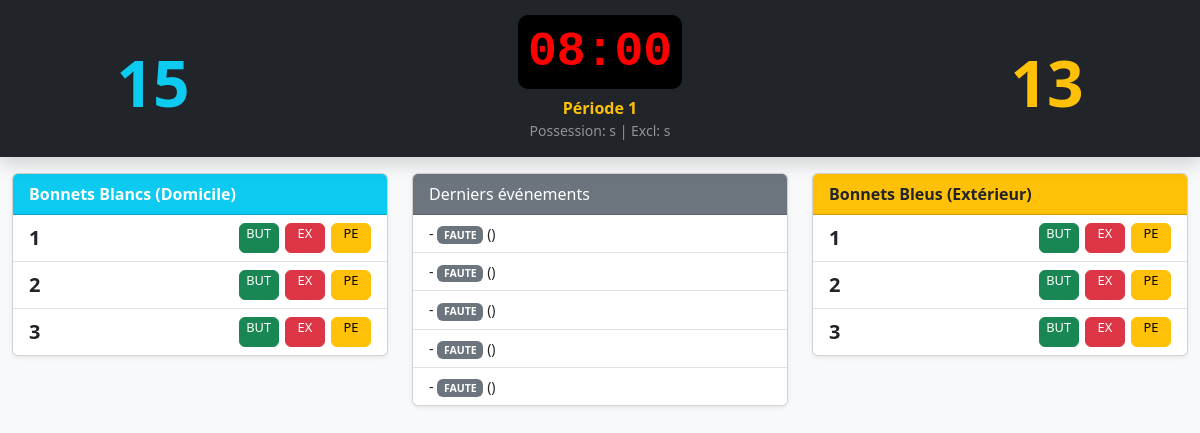
The page /match/14/legacy/ on the database its author committed.
### gestion/models.py (models this page shows, shortened)
class Match(models.Model):
    date_match = models.DateTimeField(auto_now_add=True)
    heure_debut = models.TimeField(null=True, blank=True,
                                   help_text="Heure de début du match (HH:MM)")
    lieu = models.CharField(max_length=100, default="Piscine")
    competition = models.CharField(max_length=200, blank=True,
                                   help_text="Intitulé de la compétition (ex: Championnat de France N3)")
    nom_equipe_domicile = models.CharField(max_length=100)
    equipe_domicile_origine = models.ForeignKey(
        Equipe, on_delete=models.SET_NULL, null=True, blank=True,
        related_name='matchs_dom')
    couleur_bonnet_dom = models.CharField(max_length=20, default='BLANC')
    nom_equipe_exterieur = models.CharField(max_length=100)
    equipe_exterieur_origine = models.ForeignKey(
        Equipe, on_delete=models.SET_NULL, null=True, blank=True,
        related_name='matchs_ext')
    couleur_bonnet_ext = models.CharField(max_length=20, default='BLEU')
    entraineur_dom = models.CharField(max_length=100, blank=True)
    entraineur_adj_dom = models.CharField(max_length=100, blank=True)
    suppleant_dom = models.CharField(max_length=100, blank=True)
    entraineur_ext = models.CharField(max_length=100, blank=True)
    entraineur_adj_ext = models.CharField(max_length=100, blank=True)
    suppleant_ext = models.CharField(max_length=100, blank=True)
    arbitre1_nom = models.CharField(max_length=100, blank=True)
    arbitre1_iuf = models.CharField(max_length=50, blank=True)
    arbitre2_nom = models.CharField(max_length=100, blank=True)
    arbitre2_iuf = models.CharField(max_length=50, blank=True)
    secretaire_nom = models.CharField(max_length=100, blank=True)
    secretaire_iuf = models.CharField(max_length=50, blank=True)
    chrono_nom = models.CharField(max_length=100, blank=True)
    chrono_iuf = models.CharField(max_length=50, blank=True)
    juge_but1_nom = models.CharField(max_length=100, blank=True)
    juge_but1_iuf = models.CharField(max_length=50, blank=True)
    juge_but2_nom = models.CharField(max_length=100, blank=True)
    juge_but2_iuf = models.CharField(max_length=50, blank=True)
    delegue_ffn_nom = models.CharField(max_length=100, blank=True)
    delegue_ffn_iuf = models.CharField(max_length=50, blank=True)
    delegue_dom_nom = models.CharField(max_length=100, blank=True)
    delegue_ext_nom = models.CharField(max_length=100, blank=True)
    duree_periode = models.IntegerField(default=8,
                                        help_text="Durée d'une période en minutes")
    nb_periodes = models.IntegerField(default=4,
                                      help_text="Nombre de périodes")
    temps_possession = models.IntegerField(default=30,
                                           help_text="Temps d'attaque en secondes")
    duree_exclusion = models.IntegerField(default=20,
                                          help_text="Durée d'exclusion temporaire en secondes")
    nb_temps_morts = models.IntegerField(default=2,
                                         help_text="Nombre de temps morts par équipe")
    max_fautes_perso = models.IntegerField(default=3,
                                           help_text="Nombre de fautes avant exclusion définitive")
    nb_remplacants = models.IntegerField(default=6,
                                         help_text="Nombre de remplaçants max")
    score_domicile = models.IntegerField(default=0)
    score_exterieur = models.IntegerField(default=0)
    periode_actuelle = models.IntegerField(default=1)
    compo_validee = models.BooleanField(default=False)
    chrono_en_cours = models.BooleanField(default=False)
    temps_restant = models.IntegerField(default=480)  # secondes
    dernier_top_chrono = models.DateTimeField(null=True, blank=True)

class Participation(models.Model):
    EQUIPE_CHOICES = [('DOM', 'Domicile'), ('EXT', 'Extérieur')]
    match = models.ForeignKey(Match, on_delete=models.CASCADE,
                               related_name='participants')
    equipe_concernee = models.CharField(max_length=3, choices=EQUIPE_CHOICES)
    numero_bonnet = models.IntegerField()
    nom = models.CharField(max_length=50)
    prenom = models.CharField(max_length=50)
    numero_licence = models.CharField(max_length=50, blank=True)
    annee_naissance = models.IntegerField(null=True, blank=True)
    nb_fautes_personnelles = models.IntegerField(default=0)
    est_exclu = models.BooleanField(default=False)
    fin_exclusion = models.DateTimeField(null=True, blank=True)
    est_exclu_definitif = models.BooleanField(default=False)
    class Meta:
        ordering = ['equipe_concernee', 'numero_bonnet']
        unique_together = [('match', 'equipe_concernee', 'numero_bonnet')]

class Evenement(models.Model):
    TYPE_CHOICES = [
        ('BUT',     'But'),
        ('FAUTE',   'Faute ordinaire'),
        ('EXCL',    'Exclusion temporaire'),
        ('EDA',     'Exclusion définitive'),
        ('PENALTY', 'Penalty'),
        ('TM',      'Temps mort'),
    ]
    match = models.ForeignKey(Match, on_delete=models.CASCADE,
                               related_name='evenements')
    joueur = models.ForeignKey(Participation, on_delete=models.SET_NULL,
                                null=True, blank=True,
                                related_name='evenements')
    type_action = models.CharField(max_length=10, choices=TYPE_CHOICES)
    equipe_attribuee = models.CharField(max_length=3, null=True, blank=True)
    heure_creation = models.DateTimeField(auto_now_add=True)
    chrono_match = models.CharField(max_length=10, default='00:00',
                                    help_text="Temps affiché au moment de l'action")
    periode = models.IntegerField(default=1,
                                  help_text="Période du match lors de l'action")
    score_dom_apres = models.IntegerField(default=0)
    score_ext_apres = models.IntegerField(default=0)
    class Meta:
        ordering = ['heure_creation']

### gestion/views.py (the view)
# urls.py: path('match/<int:match_id>/legacy/',     views.tableau_bord,      name='tableau_bord'),
def tableau_bord(request, match_id):
    match = get_object_or_404(Match, id=match_id)
    joueurs_dom = Participation.objects.filter(
        match=match, equipe_concernee='DOM').order_by('numero_bonnet')
    joueurs_ext = Participation.objects.filter(
        match=match, equipe_concernee='EXT').order_by('numero_bonnet')
    events = Evenement.objects.filter(match=match).order_by('-heure_creation')[:5]
    return render(request, 'gestion/tableau_bord.html', {
        'match': match,
        'joueurs_dom': joueurs_dom,
        'joueurs_ext': joueurs_ext,
        'events': events,
    })

### gestion/templates/gestion/tableau_bord.html (shortened to what this page needs)
<!DOCTYPE html>
<html lang="fr">
<head>
    <link href="https://cdn.jsdelivr.net/npm/bootstrap@5.3.0/dist/css/bootstrap.min.css" rel="stylesheet">
</head>
<body class="bg-light">
    <div class="container-fluid bg-dark text-white p-3 sticky-top shadow">
        <div class="row text-center align-items-center">
            <div class="col-3">
                <div class="score-box text-info">{{ match.score_domicile }}</div>
            </div>
            <div class="col-6">
                <span class="chrono">08:00</span>
                <div class="mt-2 text-warning fw-bold">Période {{ match.periode_actuelle }}</div>
                <div class="small text-white-50">Possession: {{ match.config.temps_possession }}s | Excl: {{ match.config.temps_exclusion }}s</div>
            </div>
            <div class="col-3">
                <div class="score-box text-warning">{{ match.score_exterieur }}</div>
            </div>
        </div>
    </div>
    <div class="container-fluid mt-3">
        <div class="row">
            <div class="col-md-4">
                <div class="card shadow-sm">
                    <div class="card-header bg-info text-white fw-bold">Bonnets Blancs (Domicile)</div>
                    <ul class="list-group list-group-flush">
                        {% for p in joueurs_dom %}
                        <li class="list-group-item d-flex justify-content-between align-items-center py-2">
                            <span class="fw-bold fs-5" style="width: 30px;">{{ p.numero_bonnet }}</span>
                            <div>
                                <a href="{% url 'ajouter_action' match.id p.id 'BUT' %}" class="btn btn-success btn-action" title="But">BUT</a>
                                <a href="{% url 'ajouter_action' match.id p.id 'EXCL' %}" class="btn btn-danger btn-action" title="Exclusion">EX</a>
                                <a href="{% url 'ajouter_action' match.id p.id 'PENALTY' %}" class="btn btn-warning btn-action" title="Penalty">PE</a>
                            </div>
                        </li>
                        {% endfor %}
                    </ul>
                </div>
            </div>
            <div class="col-md-4">
                <div class="card shadow-sm">
                    <div class="card-header bg-secondary text-white">Derniers événements</div>
                    <ul class="list-group list-group-flush small">
                        {% for event in events %}
                        <li class="list-group-item">
                            <strong>{{ event.temps_jeu_chrono }}</strong> -
                            {% if event.type_action == 'BUT' %}
                                <span class="badge bg-success">BUT</span>
                            {% elif event.type_action == 'EXCL' %}
                                <span class="badge bg-danger">EXCL</span>
                            {% else %}
                                <span class="badge bg-secondary">{{ event.type_action }}</span>
                            {% endif %}
                            {{ event.joueur.joueur.nom }} ({{ event.joueur.joueur.equipe.nom }})
                        </li>
                        {% empty %}
                        <li class="list-group-item text-muted text-center">Le match n'a pas commencé</li>
                        {% endfor %}
                    </ul>
                </div>
            </div>
            <div class="col-md-4">
                <div class="card shadow-sm">
                    <div class="card-header bg-warning text-dark fw-bold">Bonnets Bleus (Extérieur)</div>
                    <ul class="list-group list-group-flush">
                        {% for p in joueurs_ext %}
                        <li class="list-group-item d-flex justify-content-between align-items-center py-2">
                            <span class="fw-bold fs-5" style="width: 30px;">{{ p.numero_bonnet }}</span>
                            <div>
                                <a href="{% url 'ajouter_action' match.id p.id 'BUT' %}" class="btn btn-success btn-action" title="But">BUT</a>
                                <a href="{% url 'ajouter_action' match.id p.id 'EXCL' %}" class="btn btn-danger btn-action" title="Exclusion">EX</a>
                                <a href="{% url 'ajouter_action' match.id p.id 'PENALTY' %}" class="btn btn-warning btn-action" title="Penalty">PE</a>
                            </div>
                        </li>
                        {% endfor %}
                    </ul>
                </div>
            </div>
        </div>
    </div>
</body>
</html>

### gestion/templates/gestion/tableau_bord.html (style rules this page uses)
.score-box { font-size: 4rem; font-weight: bold; }
.chrono { font-family: 'Courier New', monospace; font-weight: bold; font-size: 3rem; background: black; color: red; border-radius: 10px; padding: 10px; }
.btn-action { width: 40px; height: 30px; padding: 0; font-size: 0.8rem; margin-left: 2px; }

### rows shown on the page
Match: score_domicile "15", periode_actuelle "1", score_exterieur "13"
Participation: numero_bonnet "1"
Participation: numero_bonnet "2"
Participation: numero_bonnet "3"
Evenement: type_action "FAUTE"
Evenement: type_action "FAUTE"
Evenement: type_action "FAUTE"
Evenement: type_action "FAUTE"
Evenement: type_action "FAUTE"
Participation: numero_bonnet "1"
Participation: numero_bonnet "2"
Participation: numero_bonnet "3"
